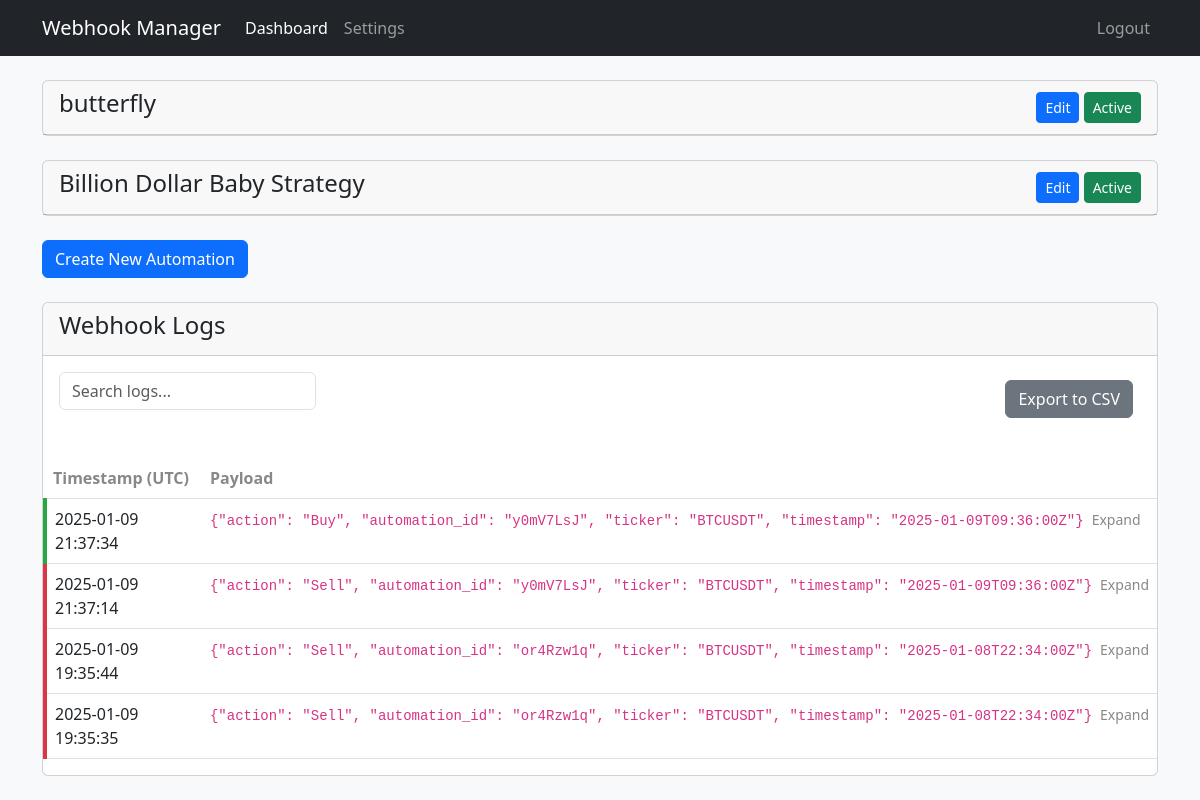
Page /dashboard (signed in) on the committed database.
### app/models/automation.py (models this page shows, shortened)
class Automation(db.Model):
    id = db.Column(db.Integer, primary_key=True)
    automation_id = db.Column(db.String(8), unique=True, nullable=False)
    name = db.Column(db.String(100), nullable=True)
    user_id = db.Column(db.Integer, db.ForeignKey('user.id'), nullable=False)
    created_at = db.Column(db.DateTime(timezone=True), default=datetime.now(timezone.utc))
    is_active = db.Column(db.Boolean, default=True)
    user = db.relationship('User', backref=db.backref('automations', lazy=True))

### app/models/webhook.py (models this page shows)
class WebhookLog(db.Model):
    id = db.Column(db.Integer, primary_key=True)
    timestamp = db.Column(db.DateTime(timezone=True), nullable=False)
    payload = db.Column(db.JSON)
    automation_id = db.Column(db.String(8), db.ForeignKey('automation.automation_id'))

### app/routes/dashboard.py (the view)
@bp.route('/dashboard')
def dashboard():
    if not session.get('user_id'):
        return redirect(url_for('auth.login'))
    user_automations = Automation.query.filter_by(user_id=session['user_id']).all()
    automation_ids = [a.automation_id for a in user_automations]
    webhook_logs = WebhookLog.query\
        .filter(WebhookLog.automation_id.in_(automation_ids))\
        .order_by(WebhookLog.timestamp.desc())\
        .all()
    logs = [json.dumps({
        "timestamp": log.timestamp.strftime("%Y-%m-%d %H:%M:%S"),
        "payload": log.payload
    }) for log in webhook_logs]
    return render_template('dashboard.html',
                         automations=user_automations,
                         logs=logs)

### app/templates/dashboard.html (shortened to what this page needs)
<!DOCTYPE html>
<html lang="en">
    <head>
        <link href="https://cdn.jsdelivr.net/npm/bootstrap@5.3.0/dist/css/bootstrap.min.css" rel="stylesheet">
    </head>
    <body class="bg-light">
        <nav class="navbar navbar-expand-lg navbar-dark bg-dark">
            <div class="container">
                <a class="navbar-brand" href="#">Webhook Manager</a>
                <div class="collapse navbar-collapse" id="navbarNav">
                    <ul class="navbar-nav me-auto">
                        <li class="nav-item">
                            <a class="nav-link active" href="{{ url_for('dashboard.dashboard') }}">Dashboard</a>
                        </li>
                        <li class="nav-item">
                            <a class="nav-link" href="{{ url_for('dashboard.settings') }}">Settings</a>
                        </li>
                    </ul>
                    <ul class="navbar-nav">
                        <li class="nav-item">
                            <a class="nav-link" href="{{ url_for('auth.logout') }}">Logout</a>
                        </li>
                    </ul>
                </div>
            </div>
        </nav>
        <div class="container mt-4">
            <div class="row">
                <div class="col-md-12">
                    {% if automations %}
                    {% for automation in automations %}
                    <div class="card mb-4 {% if not automation.is_active %}border-secondary opacity-75{% endif %}">
                        <div class="card-header d-flex justify-content-between align-items-center automation-header"
                             data-automation-id="{{ automation.automation_id }}">
                                <h4>
                                    {{ automation.name if automation.name else 'Unnamed Automation' }}
                                </h4>
                            <div>
                                <button class="btn btn-sm btn-primary edit-automation-name"
                                    data-automation-id="{{ automation.automation_id }}"
                                    data-automation-name="{{ automation.name }}">
                                    Edit
                                </button>
                                <button class="btn btn-sm status-button {% if automation.is_active %}btn-success{% else %}btn-danger{% endif %}"
                                        data-automation-id="{{ automation.automation_id }}"
                                        data-is-active="{{ automation.is_active | tojson }}">
                                    {{ "Active" if automation.is_active else "Inactive" }}
                                </button>
                            </div>
                        </div>
                    </div>
                    {% endfor %}
                    {% endif %}
                    <button id="createAutomationBtn" class="btn btn-primary mb-4">Create New Automation</button>
                    <div class="card">
                        <div class="card-header">
                            <h4>Webhook Logs</h4>
                        </div>
                        <div class="card-body">
                            <div class="d-flex justify-content-between align-items-center mb-3">
                                <div class="search-container">
                                    <input type="text" id="searchInput" class="form-control" placeholder="Search logs...">
                                </div>
                                <div>
                                    <button id="exportButton" class="btn btn-secondary me-2">Export to CSV</button>
                                </div>
                            </div>
                        </div>
                        <table class="table" id="webhook-table">
                            <thead>
                                <tr>
                                    <th class="timestamp-column">
                                        <a href="#" class="sort-header" data-column="timestamp">Timestamp (UTC)</a>
                                    </th>
                                    <th>
                                        <a href="#" class="sort-header" data-column="payload">Payload</a>
                                    </th>
                                </tr>
                            </thead>
                            <tbody id="logs">
                                {% for log in logs %}
                                {% set entry = log|from_json %}
                                <tr class="webhook-type-{{ entry.payload.action|lower if entry.payload.action else 'other' }}">
                                    <td>
                                        <div>{{ entry.timestamp }}</div>
                                    </td>
                                    <td>
                                        <div class="payload-container">
                                            <div>
                                                <code class="json-compact">{{ entry.payload|tojson }}</code>
                                            </div>
                                            <button class="btn btn-sm toggle-json">Expand</button>
                                        </div>
                                    </td>
                                </tr>
                                {% endfor %}
                            </tbody>
                        </table>
                    </div>
                </div>
            </div>
        </div>
    </body>
</html>

### app/templates/dashboard.html (style rules this page uses)
.sort-header { color: #888; text-decoration: none; }
.timestamp-column { width: 180px; }
table thead th { padding: 0.5rem !important; }
.webhook-type-buy { border-left: 4px solid #28a745; }
.webhook-type-sell { border-left: 4px solid #dc3545; }
.search-container { margin-bottom: 1rem; }
.json-compact { white-space: nowrap; }
.toggle-json { color: #888; text-decoration: none; padding: 0; border: none; }
.payload-container { display: flex; align-items: center; gap: 0.5rem; }

### rows in the picture
Automation: name "butterfly", is_active "Active"
Automation: name "Billion Dollar Baby Strategy", is_active "Active"
WebhookLog: timestamp "2025-01-09 21:37:34", payload|tojson "{\"action\": \"Buy\", \"automation_id\": \"y0mV7LsJ\", \"ticker\": \"BTCUSDT\", \"timestamp\": \"2025-01-09T09:36:00Z\"}"
WebhookLog: timestamp "2025-01-09 21:37:14", payload|tojson "{\"action\": \"Sell\", \"automation_id\": \"y0mV7LsJ\", \"ticker\": \"BTCUSDT\", \"timestamp\": \"2025-01-09T09:36:00Z\"}"
WebhookLog: timestamp "2025-01-09 19:35:44", payload|tojson "{\"action\": \"Sell\", \"automation_id\": \"or4Rzw1q\", \"ticker\": \"BTCUSDT\", \"timestamp\": \"2025-01-08T22:34:00Z\"}"
WebhookLog: timestamp "2025-01-09 19:35:35", payload|tojson "{\"action\": \"Sell\", \"automation_id\": \"or4Rzw1q\", \"ticker\": \"BTCUSDT\", \"timestamp\": \"2025-01-08T22:34:00Z\"}"
